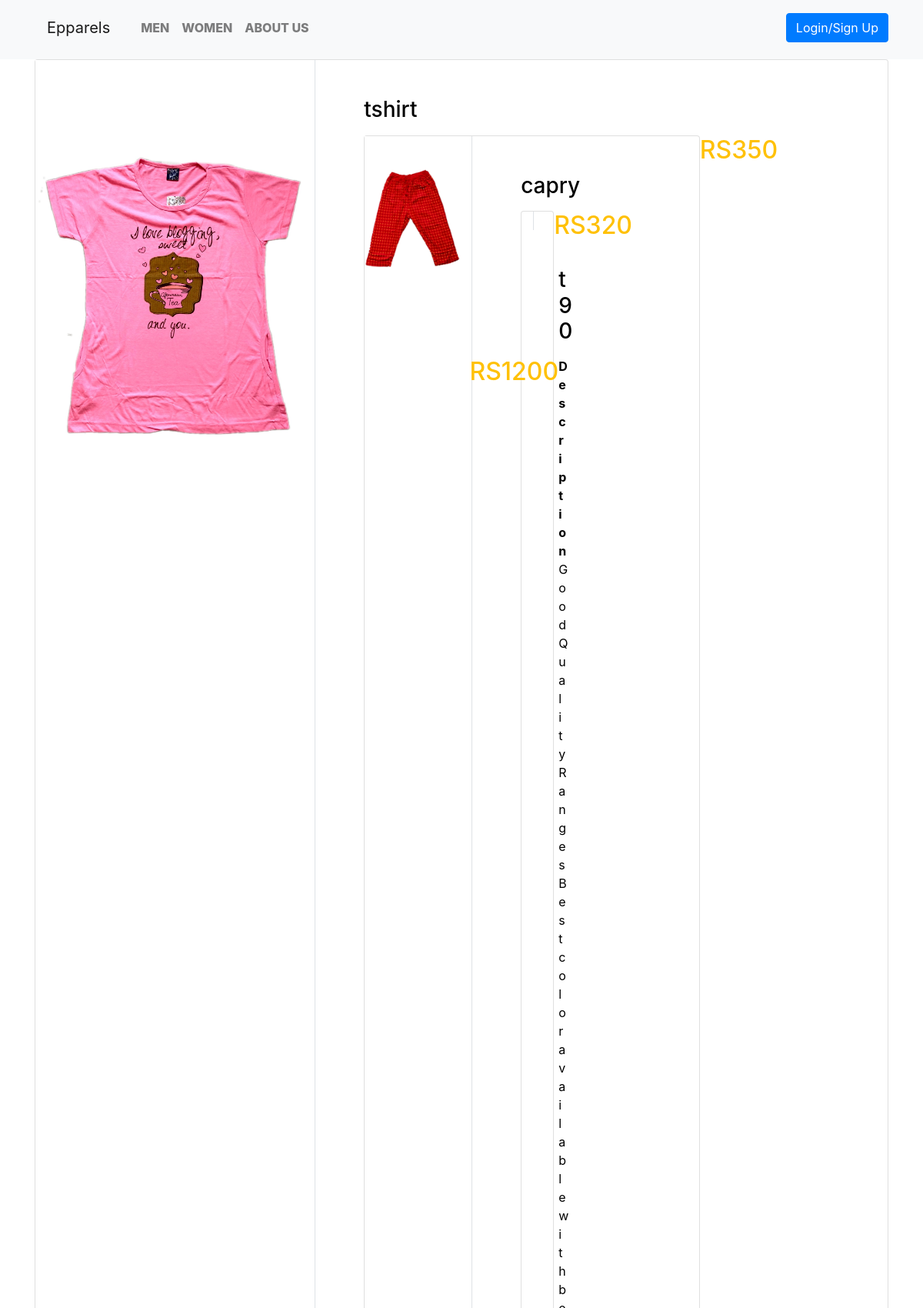
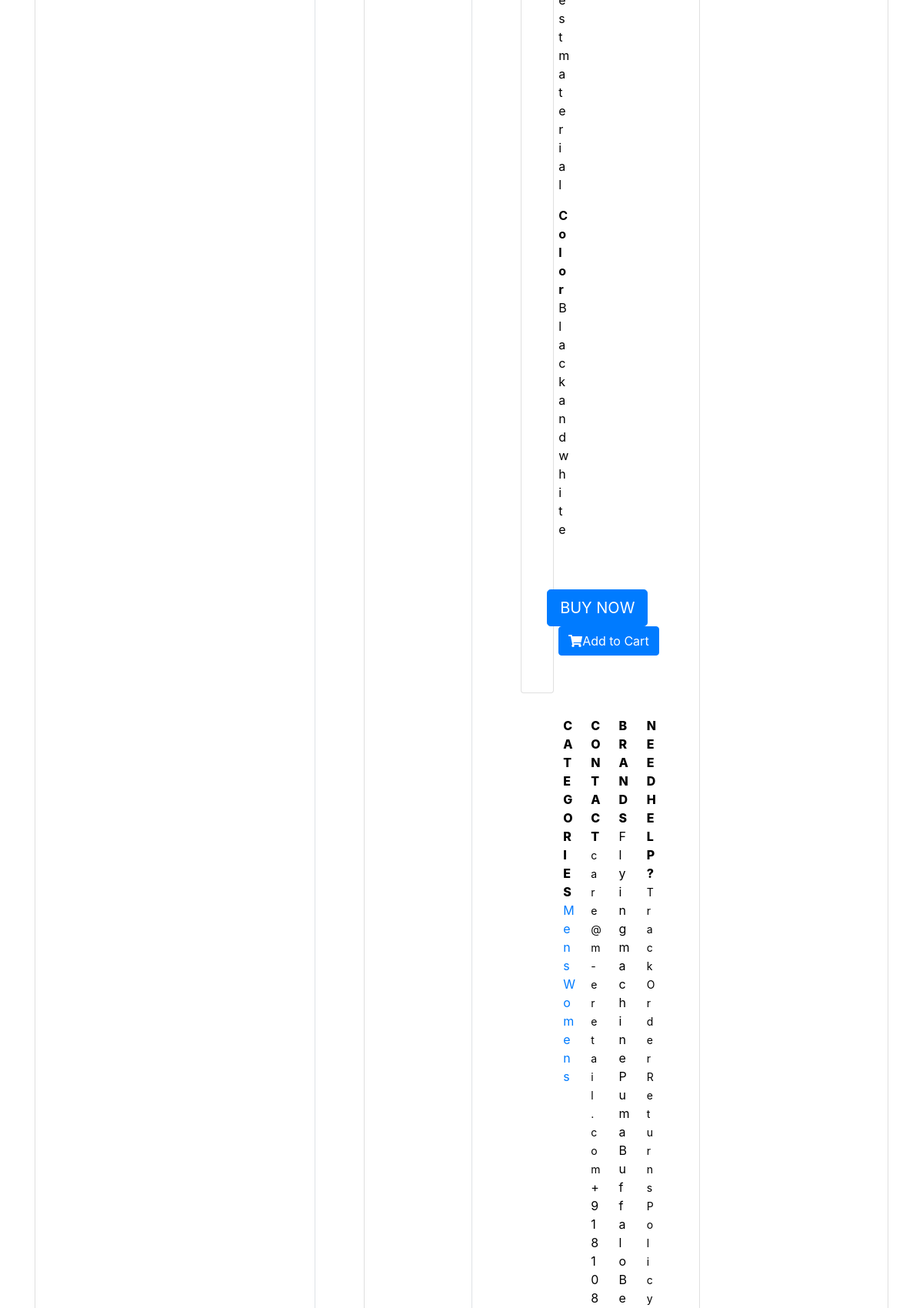
The page /b.php (upper part) on the database its author committed (2 pictures, top to bottom).
### tables this page shows
CREATE TABLE `product` (
  `id` int(11) NOT NULL,
  `name` varchar(50) NOT NULL,
  `category` varchar(50) NOT NULL,
  `img` varchar(100) NOT NULL,
  `price` int(11) NOT NULL,
  `cat` varchar(10) NOT NULL,
  `stock` int(11) NOT NULL
);

### b.php (the view, shortened to what this page needs)
<!DOCTYPE html>
<html>
<head>
	<link href="//maxcdn.bootstrapcdn.com/bootstrap/4.1.1/css/bootstrap.min.css" rel="stylesheet" id="bootstrap-css">
	<link href="./css/style.css" rel="stylesheet">
	<link href="./css/style.css" rel="stylesheet">
</head>
<body>
	<?php include 'header.php';?>
	<?php
		$productid=$_GET['product'];
	?>
<div class="container">
		<?php
							$q="select * from product where id like '%$productid%'";
							$run=mysqli_query($link,$q);
							while($row=mysqli_fetch_array($run))
							{
								$name=$row['name'];
								$img=$row['img'];
								$price=$row['price'];
						?>
						<form id="form1" name="form1" method="post" action="newcart.php">
						<div class="card">
						<div class="row">
						<aside class="col-sm-4 border-right">
						<article class="gallery-wrap">
						<div class="img-big-wrap"><?php echo"
  						<div>
  							<img src='product-img/$img'></div>
						</div>";?>
</article>
		</aside>
		<aside class="col-sm-7">
<article class="card-body p-5">
	<h3 class="title mb-3"><?php echo $name;?></h3>
<p class="price-detail-wrap">
	<span class="price h2 text-warning">
		<span class="currency">RS</span><span class="num"><?php echo $price;?></span>
	</span>
</p><?php
}
?>
<dl class="item-property">
  <dt>Description</dt>
  <dd><p>Good Quality Ranges Best color available with best material </p></dd>
</dl>
<dl class="param param-feature">
  <dt>Color</dt>
  <dd>Black and white</dd>
</dl>
	<div class="row">
		<div class="col-sm-5">
			<dl class="param param-inline">
		<div class="col-sm-7">
		</div>
	</div>
	<input type='submit' class="btn btn-lg btn-primary text-uppercase margin-left" value="buy now" />
	<button class="btn btn-primary " style=" margin-left: 15px" type="submit"><i class="fa fa-shopping-cart"></i>Add to Cart</a>
            </button>
</article>
		</aside>
	</div>
</div>
<?php include 'footer.php';?>
</div>
</form>
</body>
</html>

### css/style.css (style rules this page uses)
body { color: #000; }
.btn { solid:#eee; }
.row:after { content: ""; display: table; clear: both; }
span.price { float: right; color: grey; }
.img-big-wrap img { max-height: 100%; max-width: 100%; object-fit: cover; }

### rows shown on the page
product: img (picture), name "tshirt", price "350"
product: img (picture), name "capry", price "320"
product: name "t90", price "1200"
